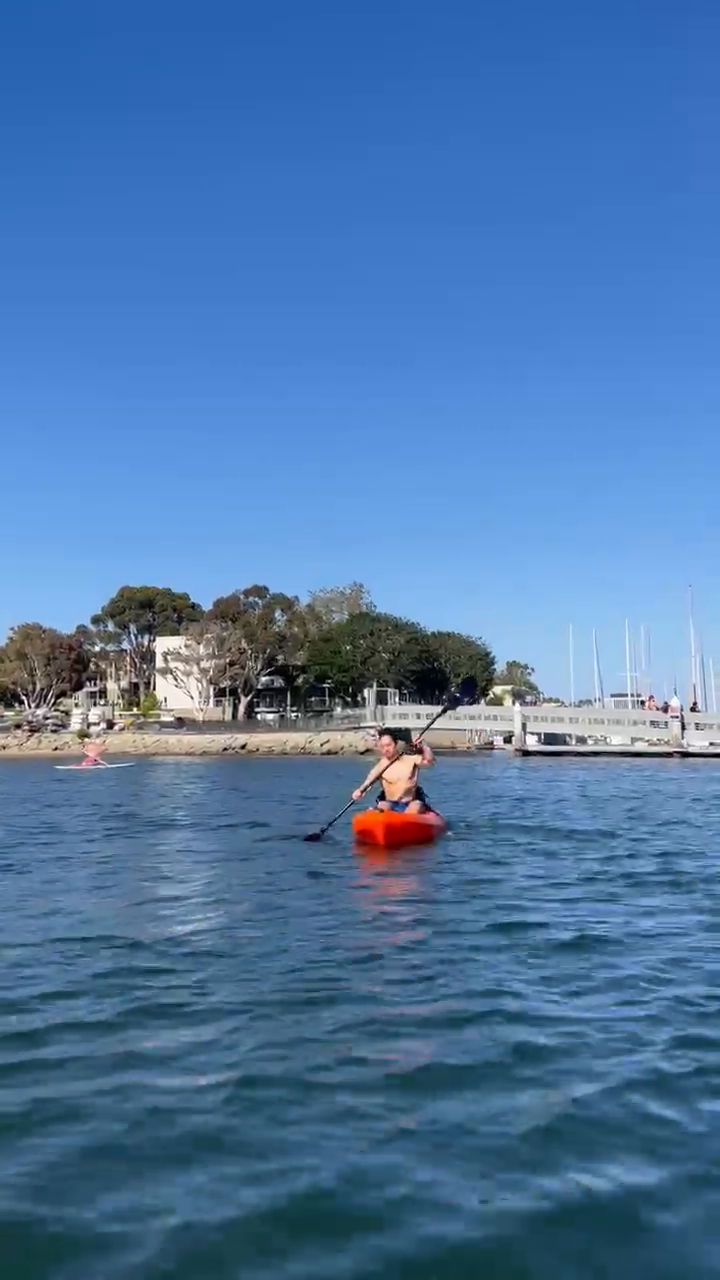
#> input picture frame 31 of demoImages/kayaking.MOV, 720 x 1280 px
$ python object-tracking-meanshift-camshift.py
#> lines starting #> are read from the running program, lines starting #| are printed output that depends on the picture; after the words box and inside, x2 and y2 are one past the last pixel; in counts of white or black regions, pixels touching at a corner belong together
import numpy as np
import matplotlib.pyplot as plt
import cv2 as cv
import os

def objectTracking(option):
    # Read Image
#> called with option = 'camshift'
    root = os.getcwd()
    videoPath = os.path.join(root,'demoImages//kayaking.mov')
    videoCapObj = cv.VideoCapture(videoPath)
    _,frame = videoCapObj.read()
#> frame is the input picture: shape (1280, 720, 3); mean B, G, R 166.2, 118.8, 77.1

    # Plot first frame of video
    plt.figure()
    plt.subplot(211)
    plt.imshow(frame)

    # Extract region for tracking
    xTopLeft = 350
    yTopLeft = 760
    w = 85
    h = 40
    windowTracker = (xTopLeft,yTopLeft,w,h)
    imgRegion = frame[yTopLeft:yTopLeft+h,xTopLeft:xTopLeft+w]
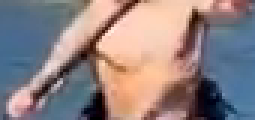
#> imgRegion: shape (40, 85, 3) (shown 3 times larger); mean B, G, R 129.8, 129.3, 143.8
    plt.subplot(212)
    plt.imshow(imgRegion)
    plt.show()
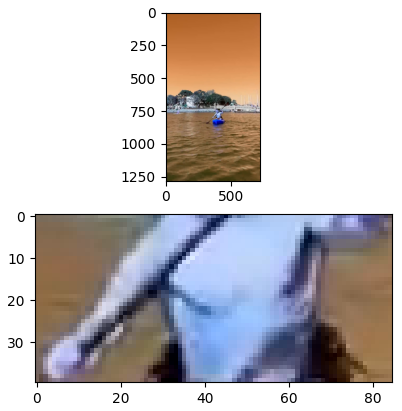
#> figure drawn by matplotlib, 2 panels; B, G, R data is drawn as R, G, B

    # Set range to track based on hsv colors
    hsvImgRegion = cv.cvtColor(imgRegion,cv.COLOR_BGR2HSV)
#> hsvImgRegion: shape (40, 85, 3); mean H, S, V 64, 87.5, 162.5
    hsvLowerLimit = np.array([18/360*2, 200, 0])
    hsvUpperLimit = np.array([22/360*2, 255, 255])
    mask = cv.inRange(hsvImgRegion,hsvLowerLimit,hsvUpperLimit)
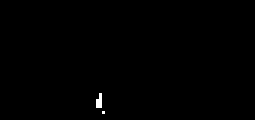
#> mask: shape (40, 85) (shown 3 times larger); 0.26% white in thin lines or dots, all inside (x1, y1, x2, y2) = (32, 31, 35, 38)
    histImgRegion = cv.calcHist([hsvImgRegion],[0],mask,[180],[0,180])
#> histImgRegion = 180 values, max 9 at index 0, min 0 at index 1, mean 0.05
    cv.normalize(histImgRegion,histImgRegion,0,255,cv.NORM_MINMAX)
    termCrit = (cv.TERM_CRITERIA_EPS|cv.TERM_CRITERIA_COUNT,10,1)
    color =  (144, 238, 144)

    # Loop through each frame and track object
    while True:
        ret, videoFrame = videoCapObj.read()
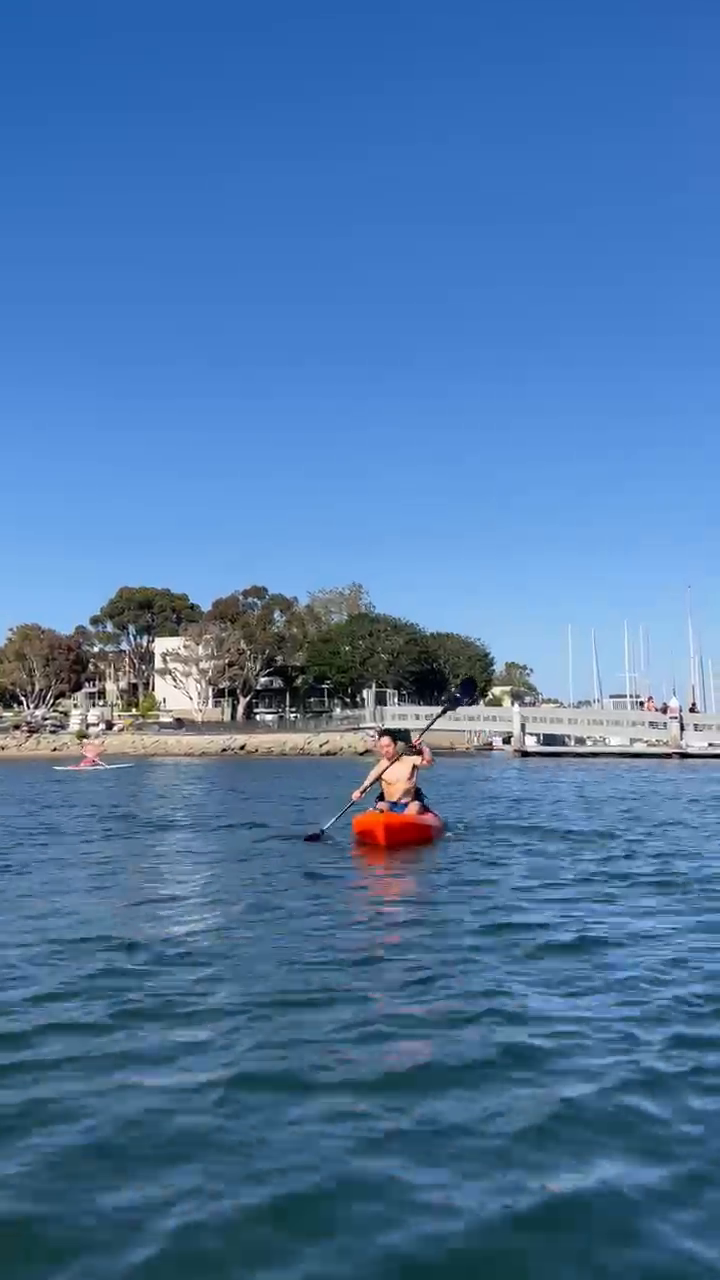
#> input picture frame 32 of demoImages/kayaking.MOV, 720 x 1280 px
#> videoFrame is the input picture: shape (1280, 720, 3); mean B, G, R 166, 118.7, 76.9
        if ret == True:
            hsv = cv.cvtColor(videoFrame,cv.COLOR_BGR2HSV)
#> hsv: shape (1280, 720, 3); mean H, S, V 99.8, 140.2, 168
            imgBackProj = cv.calcBackProject([hsv],[0],histImgRegion,[0,180],1)
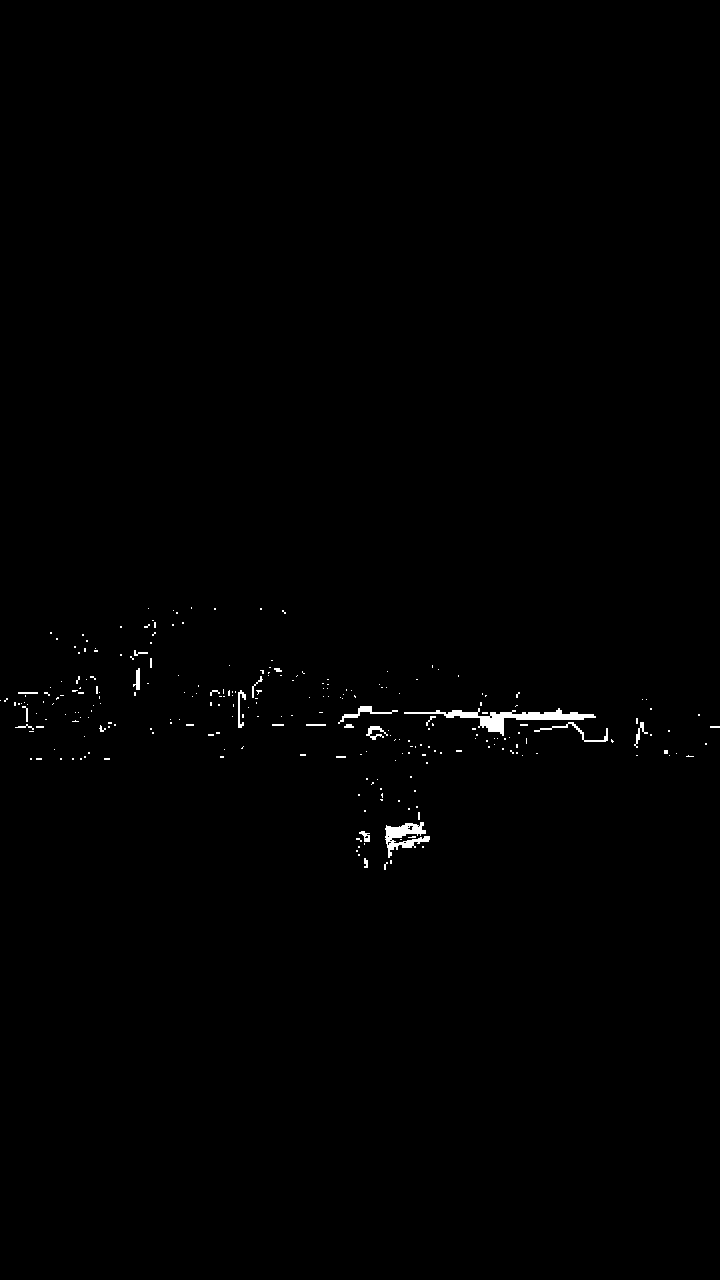
#> imgBackProj: shape (1280, 720); 0.48% white; 257 white regions (232 under 20 px), largest, box (x1, y1, x2, y2) and area: (404, 708, 596, 736) 1332, (385, 822, 430, 858) 719, (338, 706, 398, 724) 220

        if option == 'meanshift':
            _,windowTracker = cv.meanShift(imgBackProj,windowTracker,termCrit)
            xTopLeft,yTopLeft,w,h = windowTracker
            videoFrame = cv.rectangle(videoFrame,(xTopLeft,yTopLeft),(xTopLeft+w,yTopLeft+h),color,2)

        if option == 'camshift':
            ret, windowTracker = cv.CamShift(imgBackProj,windowTracker,termCrit)
#> ret = ((402.5, 810), (41.15, 90.85), 126.7); windowTracker = (365, 782, 75, 56)
            boxPts = cv.boxPoints(ret)
#> boxPts = [[378.4, 766.3], [451.2, 820.7], [426.6, 853.7], [353.8, 799.3]]
            videoFrame = cv.polylines(videoFrame,[np.int32(boxPts)],True,color,2)
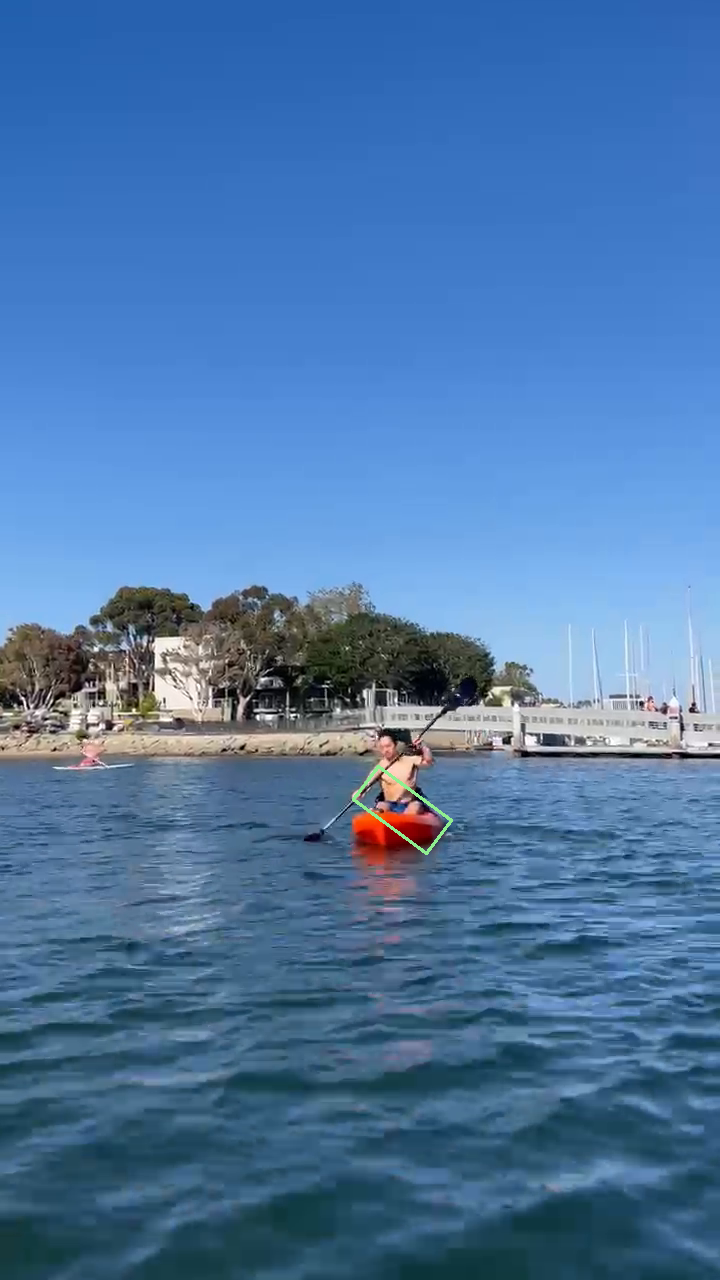
#> videoFrame: shape (1280, 720, 3); 0.09% of pixels changed, all inside (x1, y1, x2, y2) = (352, 765, 453, 855)

        cv.imshow('video',videoFrame)
        cv.waitKey(15)

if __name__ == '__main__':
    # objectTracking(option='meanshift')
    objectTracking(option='camshift')

$ run again, starting later in the video
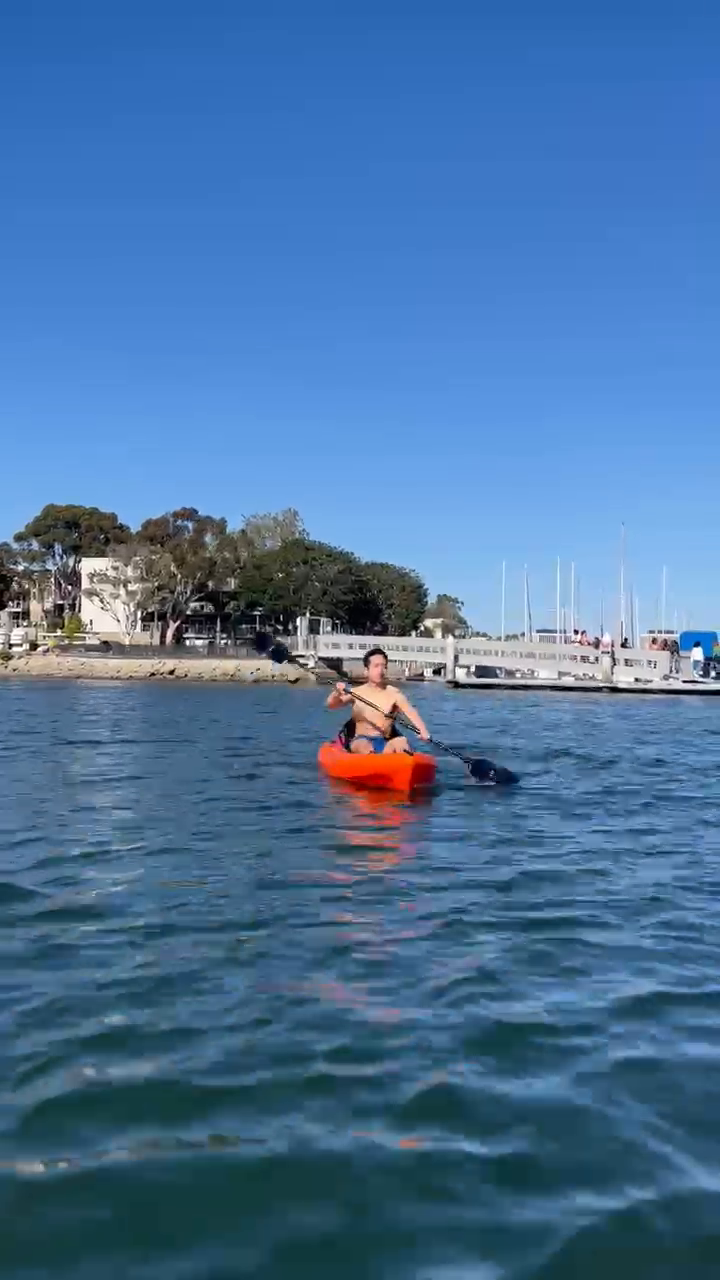
#> input picture frame 141 of demoImages/kayaking.MOV, 720 x 1280 px
#> in objectTracking, frame is the input picture: shape (1280, 720, 3); mean B, G, R 157.8, 114.2, 73.6
#> hsvImgRegion: shape (40, 85, 3); mean H, S, V 30.2, 233.9, 173.2
#> in objectTracking, `mask = cv.inRange(hsvImgRegion,hsvLowerLimit,hsvUpperLimit)`:
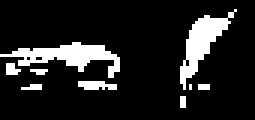
#> mask: shape (40, 85) (shown 3 times larger); 13.3% white; 9 white regions (6 under 20 px), largest, box (x1, y1, x2, y2) and area: (0, 14, 40, 26) 195, (60, 3, 79, 30) 173, (26, 27, 39, 30) 31
#> histImgRegion = 180 values, max 452 at index 0, min 0 at index 1, mean 2.51
#> hsv: shape (1280, 720, 3); mean H, S, V 100, 140.4, 160.1
#> imgBackProj: shape (1280, 720); 0.35% white; 225 white regions (196 under 20 px), largest, box (x1, y1, x2, y2) and area: (168, 592, 228, 616) 825, (348, 774, 390, 784) 229, (412, 762, 432, 786) 159
#> ret = ((391, 777.5), (31.45, 98.87), 83.42); windowTracker = (341, 761, 100, 33)
#> boxPts = [[340.1, 767.5], [438.3, 756.2], [441.9, 787.5], [343.7, 798.8]]
#> in objectTracking, `videoFrame = cv.polylines(videoFrame,[np.int32(boxPts)],True,color,2)`:
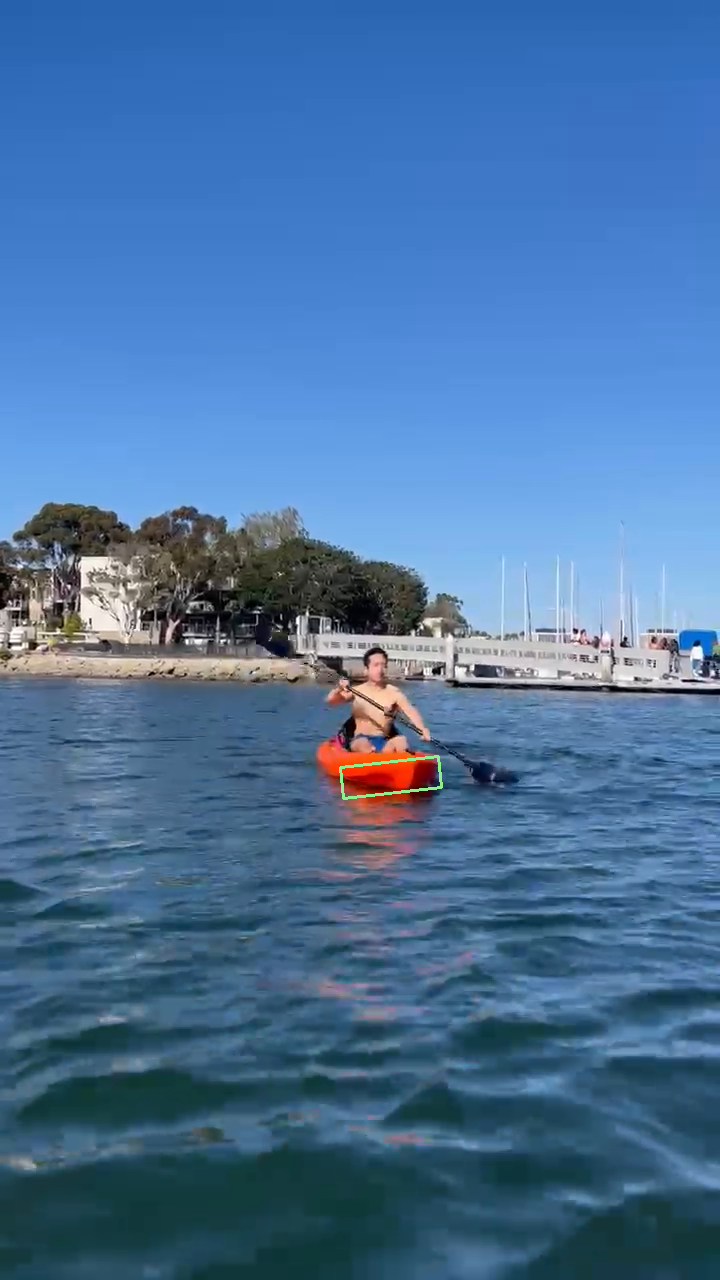
#> videoFrame: shape (1280, 720, 3); mean B, G, R 157.8, 114.3, 73.7
